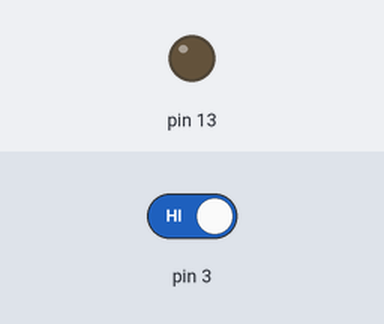
Simulated run of this sketch. Board: Arduino Uno, built with avr-gcc and run on an emulated ATmega328P. On the bench: output pins drawn as LEDs (lit = HIGH). The inputs (shaded band) are chosen by the test bench; at power-on: pin 3 HIGH.

Above: at 1.2 s.
1.3 s: pin 3 driven LOW
At 2.7 s:
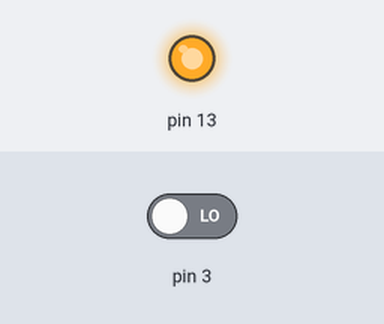
Timing chart, 0 to 4.3 s (numbered marks = the images above; inputs shaded):
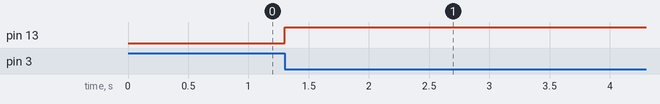

Measured:
- after the input at 1.3 s, pin 13: LOW → HIGH at once

The sketch:

059-int-deregister.ino
```cpp
/**
 * Test interrupt (su arduino UNO solo pin 2 e 3)
 *
 * Qui il led si accende solo laprima volta perché uso
 * detachInterrupt
 *
 * collegare un tasto al pin 3
 * collegare un led al pin 13
 */

void setup() {
  pinMode(13, OUTPUT);
  attachInterrupt(digitalPinToInterrupt(3), cambia, FALLING);
}

volatile int stato = LOW; //volatile non può essere cambiata da altre parti di codice

void loop() {
  digitalWrite(13, stato);
}

/*
 * Funzione di gestione dell'interrupt: non riceve parametri e non
 * restituisce nulla.
 * Deve essere rapida e può usare solo variabili volatili e globali
 */
void cambia() {
  stato = !stato;
  detachInterrupt(digitalPinToInterrupt(3));
}
```
